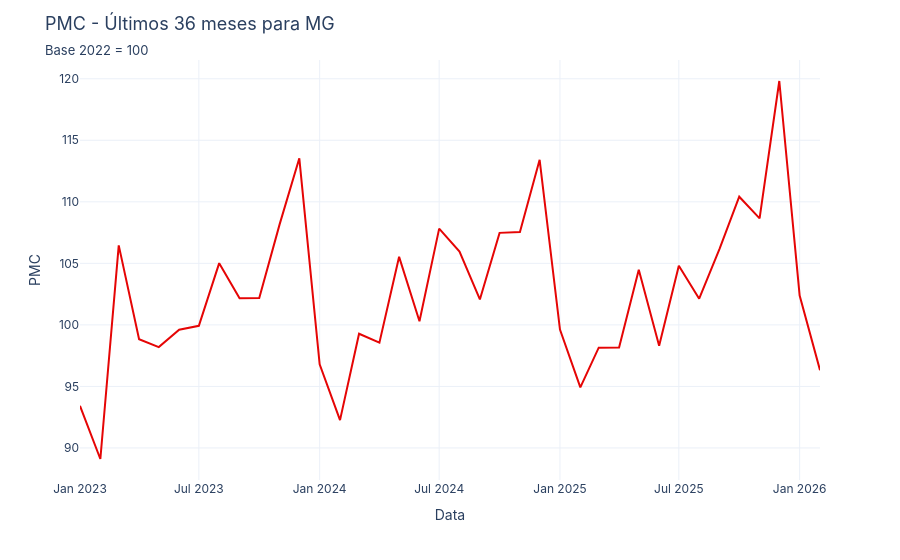

Here is the notebook cell this chart was saved with:
### Code cell
# Últimos 36 meses
fig = px.line(
    df_sf[df_sf['t'] >= '2023-01-01'], y='y', x='t',
    labels={'t': 'Data', 'y': 'PMC'},
    template='plotly_white'
)
fig.update_traces(line_color=INSPER_RED)
fig.update_layout(
    title = dict(
        text = 'PMC - Últimos 36 meses para MG',
        subtitle = dict(text = "Base 2022 = 100"),
    ),
    font_family="Inter",
    title_font_size=18,
    hovermode='x unified'
)
fig.show()

### Figure 1 — Plotly figure (JSON) as saved in the notebook; plotly's stock layout.template omitted (floating-point values rounded to 4 significant figures)
{"data": [{"hovertemplate": "Data=%{x}<br>PMC=%{y}<extra></extra>", "legendgroup": "", "line": {"color": "#E50505", "dash": "solid"}, "marker": {"symbol": "circle"}, "mode": "lines", "name": "", "orientation": "v", "showlegend": false, "type": "scatter", "x": ["2023-01-01T00:00:00.000000", "2023-02-01T00:00:00.000000", "2023-03-01T00:00:00.000000", "2023-04-01T00:00:00.000000", "2023-05-01T00:00:00.000000", "2023-06-01T00:00:00.000000", "2023-07-01T00:00:00.000000", "2023-08-01T00:00:00.000000", "2023-09-01T00:00:00.000000", "2023-10-01T00:00:00.000000", "2023-11-01T00:00:00.000000", "2023-12-01T00:00:00.000000", "2024-01-01T00:00:00.000000", "2024-02-01T00:00:00.000000", "2024-03-01T00:00:00.000000", "2024-04-01T00:00:00.000000", "2024-05-01T00:00:00.000000", "2024-06-01T00:00:00.000000", "2024-07-01T00:00:00.000000", "2024-08-01T00:00:00.000000", "2024-09-01T00:00:00.000000", "2024-10-01T00:00:00.000000", "2024-11-01T00:00:00.000000", "2024-12-01T00:00:00.000000", "2025-01-01T00:00:00.000000", "2025-02-01T00:00:00.000000", "2025-03-01T00:00:00.000000", "2025-04-01T00:00:00.000000", "2025-05-01T00:00:00.000000", "2025-06-01T00:00:00.000000", "2025-07-01T00:00:00.000000", "2025-08-01T00:00:00.000000", "2025-09-01T00:00:00.000000", "2025-10-01T00:00:00.000000", "2025-11-01T00:00:00.000000", "2025-12-01T00:00:00.000000", "2026-01-01T00:00:00.000000", "2026-02-01T00:00:00.000000"], "xaxis": "x", "y": [93.42, 89.1, 106.5, 98.83, 98.2, 99.61, 99.93, 105.0, 102.2, 102.2, 108.2, 113.5, 96.8, 92.26, 99.28, 98.55, 105.5, 100.3, 107.8, 106.0, 102.1, 107.5, 107.5, 113.4, 99.62, 94.92, 98.15, 98.16, 104.5, 98.3, 104.8, 102.1, 106.2, 110.4, 108.7, 119.8, 102.4, 96.32], "yaxis": "y"}], "layout": {"font": {"family": "Inter"}, "hovermode": "x unified", "legend": {"tracegroupgap": 0}, "margin": {"t": 60}, "title": {"font": {"size": 18}, "subtitle": {"text": "Base 2022 = 100"}, "text": "PMC - Últimos 36 meses para MG"}, "xaxis": {"anchor": "y", "domain": [0, 1], "title": {"text": "Data"}}, "yaxis": {"anchor": "x", "domain": [0, 1], "title": {"text": "PMC"}}}}
